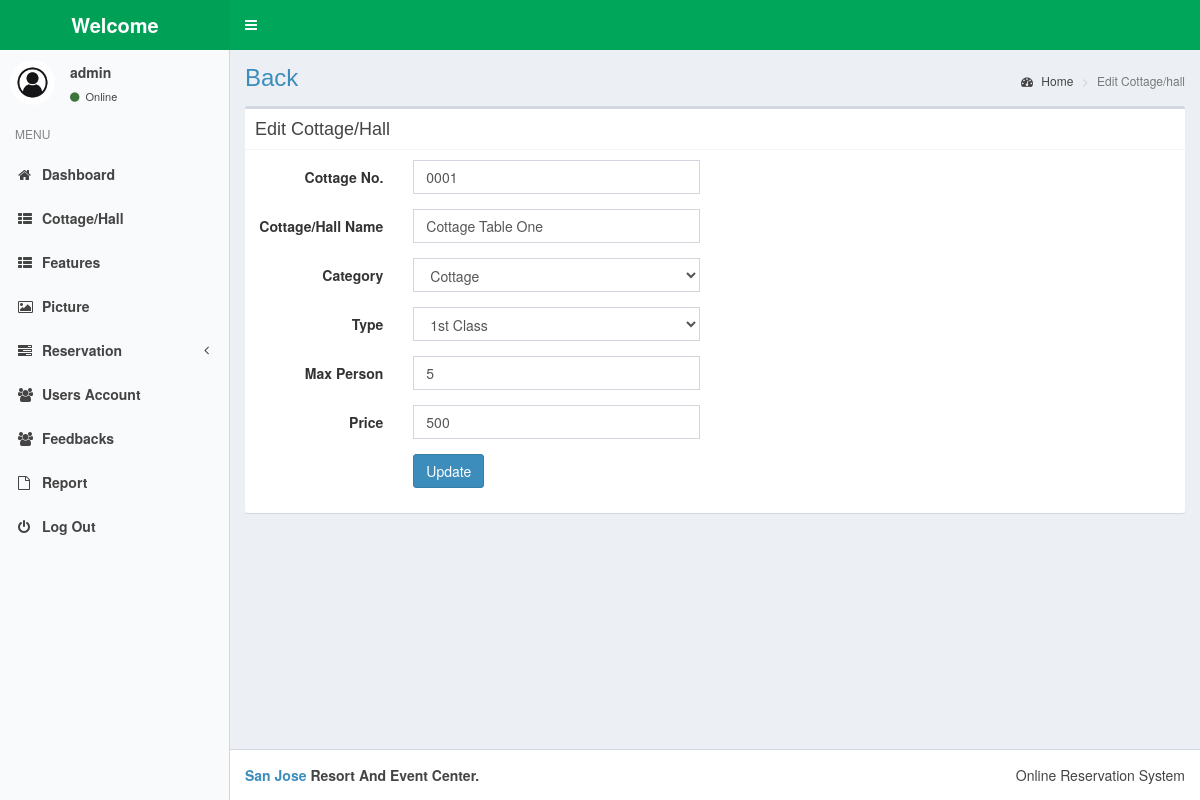
Page /admin/?cottage-edit=6 (signed in) on the committed database.
### admin/view/cottage.php (the view, shortened to what this page needs)
<?php
 if (isset($_GET["cottage-edit"])) {?>
     <section class="content-header">
    <h1>
        <a href="?cottage">Back</a>
    </h1>
    <ol class="breadcrumb">
        <li><a href="#"><i class="fa fa-dashboard"></i> Home</a></li>
        <li class="active">Edit Cottage/hall</li>
    </ol>
</section>
<section class="content container-fluid">
<div class="box box-default">
            <div class="box-header with-border">
              <h3 class="box-title">Edit Cottage/Hall</h3>
            </div>
            <?php
              $getid = $_GET["cottage-edit"];
              $sql   = "SELECT * FROM `cottage/hall` WHERE id = '$getid'";
              $query = mysqli_query($con, $sql);
              $fetch = mysqli_fetch_assoc($query);
            ?>
            <form action="function/function_crud.php" method="post" enctype="multipart/form-data" class="form-horizontal">
              <div class="box-body">
                <div class="row">
                    <div class="col-md-6">
                    <div class="form-group">
                            <label class="col-sm-4 control-label">Cottage No.</label>
                            <div class="col-sm-8">
                            <input type="text" class="form-control" value="<?php echo $fetch["actual_no"]?>" name="actual_no" required>
                            </div>
                            </div>
                        <div class="form-group">
                            <label class="col-sm-4 control-label">Cottage/Hall Name</label>
                            <div class="col-sm-8">
                                <input type="text" class="form-control" value="<?php echo $fetch["name"]?>" name="name" required>
                            </div>
                        </div>
                        <div class="form-group">
                            <label class="col-sm-4 control-label">Category</label>
                            <div class="col-sm-8">
                                <select class="form-control" name="type" required>
                                    <option value="Cottage">Cottage</option>
                                </select>
                            </div>
                        </div>
                        <div class="form-group">
                            <label class="col-sm-4 control-label">Type</label>
                            <div class="col-sm-8">
                                <select class="form-control" name="category" required>
                                    <option value="1st Class">1st Class</option>
                                </select>
                            </div>
                        </div>
                        <div class="form-group">
                            <label class="col-sm-4 control-label">Max Person</label>
                            <div class="col-sm-8">
                                <input type="number" class="form-control" class="form-control" value="<?php echo $fetch["max_person"]?>" name="max-person" required>
                            </div>
                        </div>
                        <div class="form-group">
                            <label class="col-sm-4 control-label">Price</label>
                            <div class="col-sm-8">
                                <input type="text" class="form-control" class="form-control" value="<?php echo $fetch["price"]?>" name="price">
                            </div>
                        </div>
                        <div class="form-group">
                            <label class="col-sm-4 control-label"></label>
                            <div class="col-sm-8">
                                <button type="submit" class="btn btn-primary" name="btn-cottage-edit">Update</button>
                            </div>
                        </div>
                    </div>
                    <div class="col-md-6">
                    </div>
                </div>
              </div>
            </form>
          </div>
</section>
 <?php }
?>

### admin/css/skin-green-light.css (style rules this page uses)
.skin-green-light .content-header { background: transparent; }

### rows in the picture
cottage/hall: actual_no "0001", name "Cottage Table One", max-person "5", price "500"

### other values in the picture
$_SESSION["admin_uname"] "admin"
